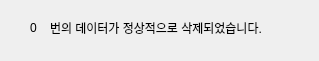
<?xml version="1.0" encoding="UTF-8"?>
<ui version="4.0">
 <class>Form</class>
 <widget class="QWidget" name="Form">
  <property name="geometry">
   <rect>
    <x>0</x>
    <y>0</y>
    <width>319</width>
    <height>61</height>
   </rect>
  </property>
  <property name="windowTitle">
   <string>Delete_OUTPUT</string>
  </property>
  <widget class="QLabel" name="DelNumber">
   <property name="geometry">
    <rect>
     <x>30</x>
     <y>20</y>
     <width>16</width>
     <height>16</height>
    </rect>
   </property>
   <property name="text">
    <string>0</string>
   </property>
  </widget>
  <widget class="QLabel" name="label">
   <property name="geometry">
    <rect>
     <x>50</x>
     <y>20</y>
     <width>231</width>
     <height>16</height>
    </rect>
   </property>
   <property name="text">
    <string>번의 데이터가 정상적으로 삭제되었습니다.</string>
   </property>
  </widget>
 </widget>
 <resources/>
 <connections/>
</ui>
